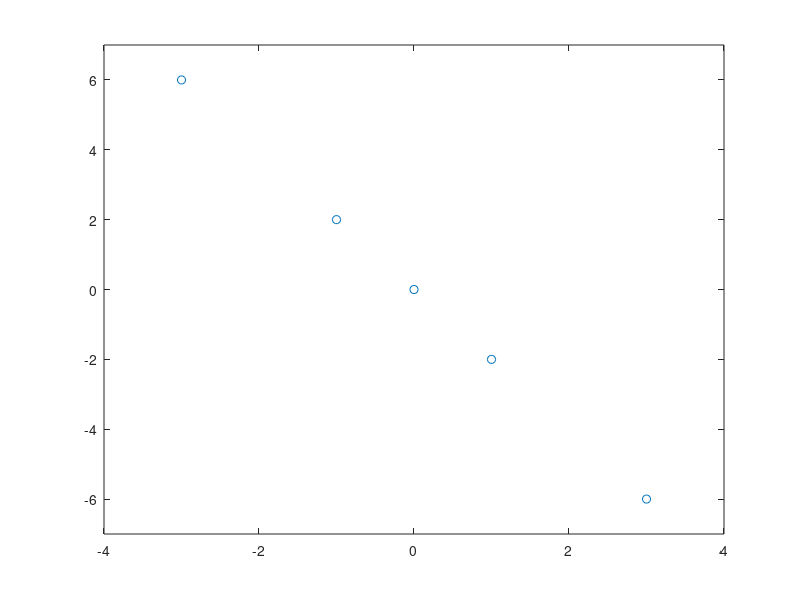

MATLAB code for this plot:
X = [0,0; -1, 2; -3, 6; 1,-2; 3, -6];

figure
plot(X(:,1),X(:,2),'o');                          
axis([-4,4,-7,7]);


